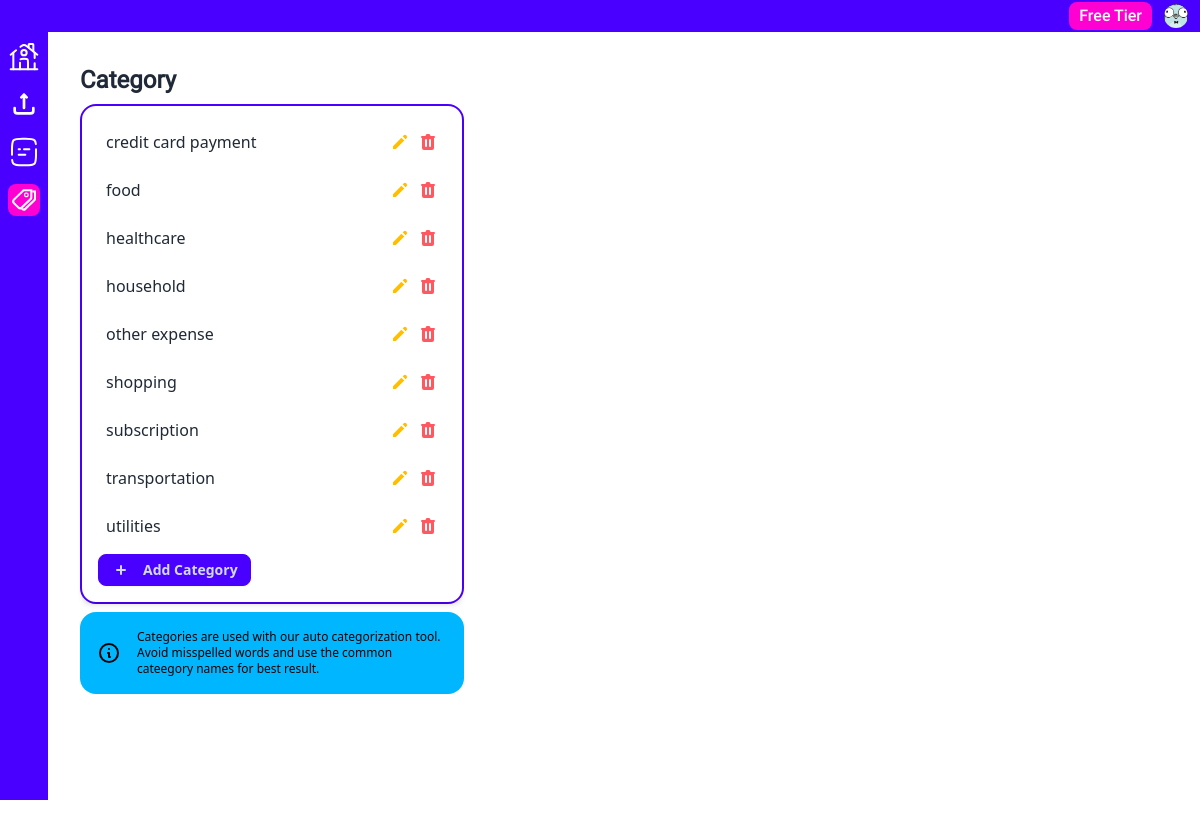
The page /category/category/ (signed in) on the database as committed earlier.
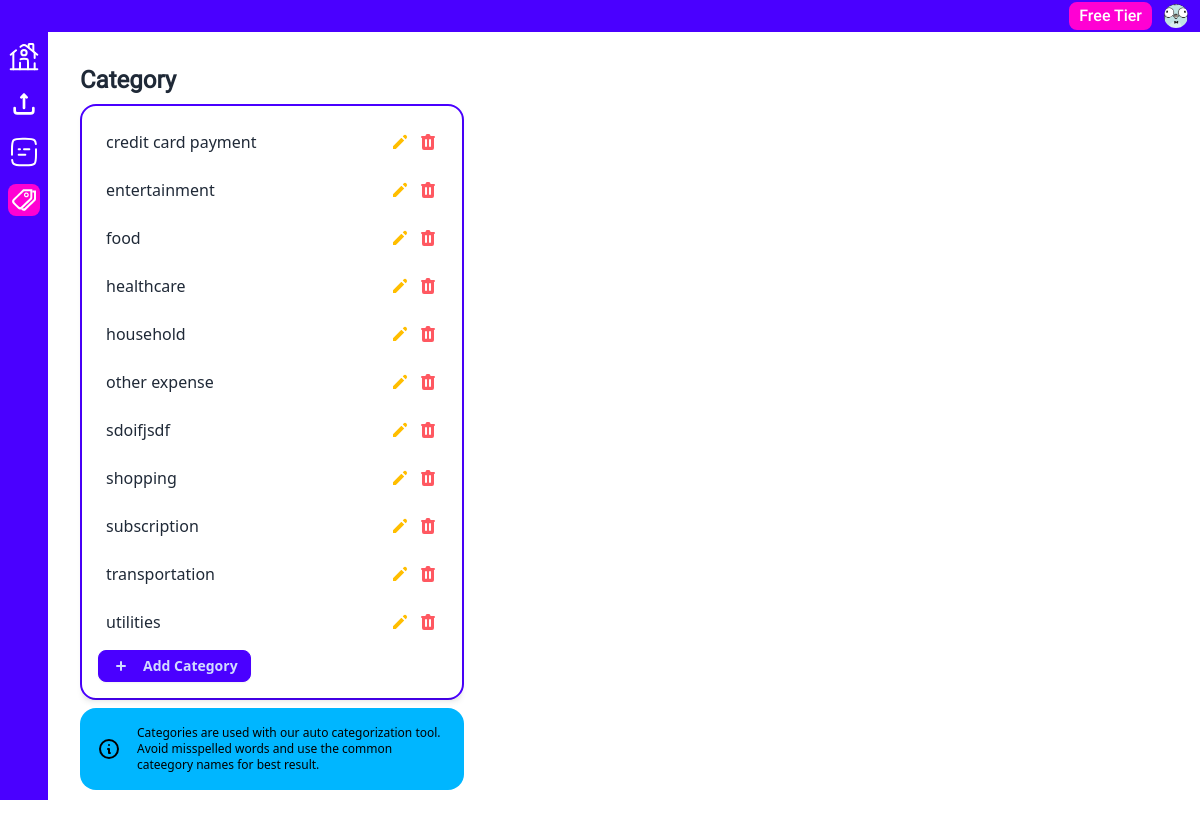
The same page on the database as committed later.
### upload_doc/models.py (models this page shows, shortened)
class ExpenseCategory(models.Model):
    user = models.ForeignKey(
        CustomUser,
        on_delete=models.CASCADE,
        related_name="expense_categories",
        null=True,
        blank=True,
    )
    name = models.CharField(max_length=100)

### category/views.py (the view)
# urls.py: path("category/", views.category_list, name="category_list"),
def category_list(request):
    if not request.user.is_anonymous and request.user.has_verified_email:
        user = request.user
        categories = ExpenseCategory.objects.filter(user=user).all().order_by("name")
        form = CategoryForm()
        context = {
            "categories": categories,
            "form": form,
        }
        return render(request, "category/category_list.html", context)
    else:
        return HttpResponseForbidden()

### theme/templates/category/category_list.html (shortened to what this page needs)
{% extends "../dashboard/dashboard_base.html" %}
{% load widget_tweaks %}
{% block main %}
<section class="max-w-xl flex-col items-center">
  <header class="mb-2">
    <h2 class="text-2xl font-semibold">Category</h2>
  </header>
</section>
<section class="max-w-sm flex-col items-center min-h-screen">
  <div class="card border-2 border-primary w-full justify-center mx-auto">
    <div
      class="p-4 rounded-lg shadow-md space-y-2"
      id="category_list">
      <ul class="space-y-2">
        {% for category in categories %}
        <li
          class="flex justify-between items-center p-2 rounded"
          id="category_list_{{ category.id }}">
          <span>{{ category.name }}</span>
          <div class="flex items-center space-x-2">
            <button
              class="text-warning transition-colors focus:outline-none hover:bg-base-300 rounded-lg"
              hx-post="{% url 'edit_category_list' %}"
              hx-target="#category_list_{{ category.id }}"
              hx-swap="outerHTML"
              hx-trigger="click"
              hx-vals='{
              "category_id": "{{ category.id }}",
              "category_name": "{{ category.name }}"
              }'>
              <svg xmlns="http://www.w3.org/2000/svg" class="h-5 w-5" viewBox="0 0 20 20" fill="currentColor">
                <path d="M13.586 3.586a2 2 0 112.828 2.828l-.793.793-2.828-2.828.793-.793zM11.379 5.793L3 14.172V17h2.828l8.38-8.379-2.83-2.828z" />
              </svg>
            </button>
            <button
              class="text-error transition-colors focus:outline-none hover:bg-base-300 rounded-lg"
              hx-post="{% url 'delete_category_list' %}"
              hx-target="#category_list"
              hx-swap="innerHTML"
              hx-trigger="click"
              hx-vals='{"category_id":"{{ category.id }}"}'>
            </button>
          </div>
        </li>
        {% endfor %}
      </ul>
      <button
        class="btn btn-sm btn-primary"
        _="
          on click
            remove .hidden from #add_category_form then
            add .hidden on me
          end
        ">
        <svg xmlns="http://www.w3.org/2000/svg" class="h-5 w-5 inline-block mr-1" viewBox="0 0 20 20" fill="currentColor">
          <path fill-rule="evenodd" d="M10 5a1 1 0 011 1v3h3a1 1 0 110 2h-3v3a1 1 0 11-2 0v-3H6a1 1 0 110-2h3V6a1 1 0 011-1z" clip-rule="evenodd" />
        </svg>
        Add Category
      </button>
    </div>
  </div>
  <div class="my-2">
    <div role="alert" class="alert alert-info">
      <svg
        xmlns="http://www.w3.org/2000/svg"
        fill="none"
        viewBox="0 0 24 24"
        class="h-6 w-6 shrink-0 stroke-current">
        <path
          stroke-linecap="round"
          stroke-linejoin="round"
          stroke-width="2"
          d="M13 16h-1v-4h-1m1-4h.01M21 12a9 9 0 11-18 0 9 9 0 0118 0z"></path>
      </svg>
      <span class="text-xs">Categories are used with our auto categorization tool. Avoid misspelled words and use the common cateegory names for best result.</span>
    </div>
  </div>
</section>
{% endblock %}

Rows that differ between the two databases and show on the page:
added ExpenseCategory: name "entertainment"
added ExpenseCategory: name "sdoifjsdf"
